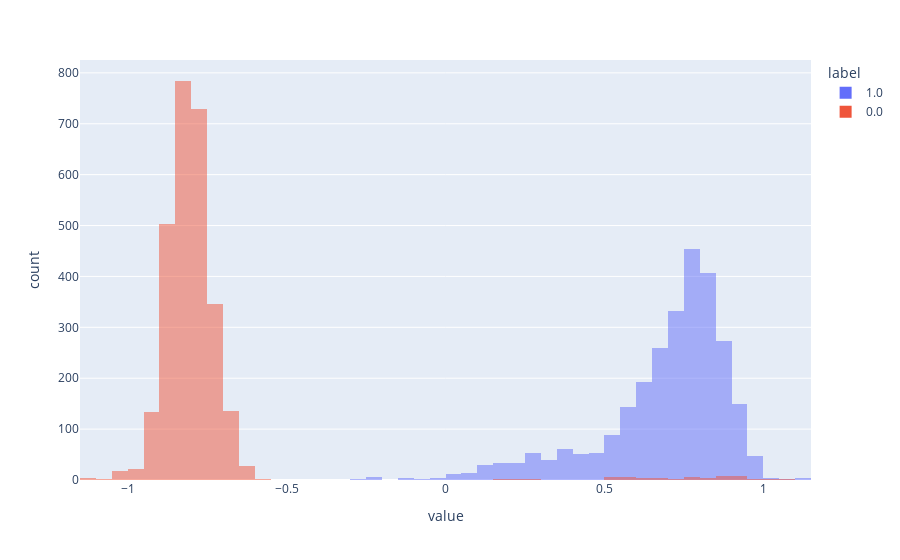

The code cell stored with this chart in its notebook:
### Code cell
import plotly.express as px
px.histogram(pd.DataFrame({
     'activ': x_val[:, 0],
     'label': y_full
}), color='label', barmode="overlay", nbins=100, width=900)

### Figure 1 — Plotly figure (JSON) as saved in the notebook; plotly's stock layout.template omitted (floating-point values rounded to 4 significant figures; data arrays with more than 128 entries replaced by an {"elided": "..."} marker saying what was removed)
{"data": [{"alignmentgroup": "True", "bingroup": "x", "hovertemplate": "label=1.0<br>value=%{x}<br>count=%{y}<extra></extra>", "legendgroup": "1.0", "marker": {"color": "#636efa", "opacity": 0.5, "pattern": {"shape": ""}}, "name": "1.0", "nbinsx": 100, "offsetgroup": "1.0", "orientation": "v", "showlegend": true, "type": "histogram", "x": {"elided": "2752 float values"}, "xaxis": "x", "yaxis": "y"}, {"alignmentgroup": "True", "bingroup": "x", "hovertemplate": "label=0.0<br>value=%{x}<br>count=%{y}<extra></extra>", "legendgroup": "0.0", "marker": {"color": "#EF553B", "opacity": 0.5, "pattern": {"shape": ""}}, "name": "0.0", "nbinsx": 100, "offsetgroup": "0.0", "orientation": "v", "showlegend": true, "type": "histogram", "x": {"elided": "2752 float values"}, "xaxis": "x", "yaxis": "y"}], "layout": {"barmode": "overlay", "legend": {"title": {"text": "label"}, "tracegroupgap": 0}, "margin": {"t": 60}, "width": 900, "xaxis": {"anchor": "y", "domain": [0, 1], "title": {"text": "value"}}, "yaxis": {"anchor": "x", "domain": [0, 1], "title": {"text": "count"}}}}
